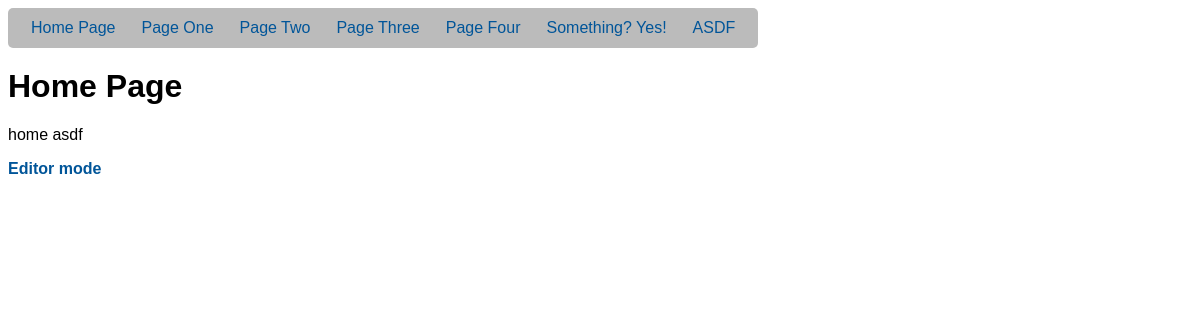
Before: / with the older database file.
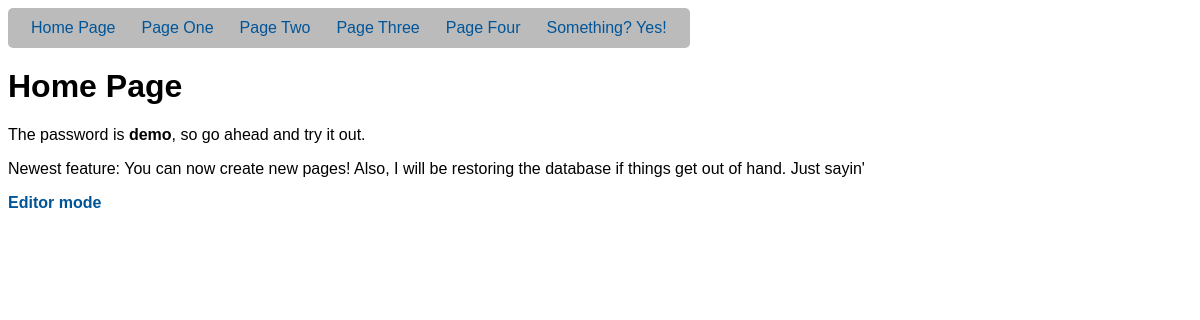
After: the same page with the newer database file.
### tables this page shows
CREATE TABLE pages (id integer primary key, title text, content text, slug text, position integer, parent integer default 0);

### ferritecms/lib/Pages.php (called while the page is built, shortened)
<?php
class Pages
{
    private static $initialized = false;
    private static $db;
    public static function init() {
        if (!self::$initialized) {
            self::$db = Database::getInstance();
            self::$initialized = true;
        }
    }
    public static function getID($slug) {
        $slug = strtolower($slug);
        $query = 'SELECT id FROM pages WHERE slug=:slug LIMIT 1';
        $stmt = self::$db->prepare($query);
        $stmt->bindParam(':slug', $slug);
        $stmt->execute();
        $row = $stmt->fetchObject();
        if ($row) {
            return $row->id;
        }
        return false;
    }
    public static function getPage($id) {
        $query = 'SELECT * FROM pages WHERE id=:id LIMIT 1';
        $stmt = self::$db->prepare($query);
        $stmt->bindParam(':id', $id);
        $stmt->execute();
        $page = new Page();
        return $page;
    }
    public static function pageList($parent = 0) {
        $query = 'SELECT id, title, slug FROM pages
                    WHERE parent=:parent ORDER BY position ASC';
        $stmt = self::$db->prepare($query);
        $stmt->bindParam(':parent', $parent);
        $stmt->execute();
        return $stmt->fetchAll();
    }
    public static function getPath($id) {
        $query = 'SELECT slug, parent FROM pages WHERE id=:id';
        $stmt = self::$db->prepare($query);
        $stmt->bindParam(':id', $id);
        $stmt->execute();
        $row = $stmt->fetch();
        $path = $row['slug'] . '/';
        if ($row['parent'] != 0) {
            $path = self::getPath($row['parent']) . $path;
        }
        return $path;
    }
}

### ferritecms/templatetags/index.php (called while the page is built)
<?php
foreach (glob(CMS_ROOT . 'templatetags/tags_*.php') as $filename) {
    require_once $filename;
}

### ferritecms/templatetags/tags_Tags.php (the view)
<?php
require_once 'lib/Pages.php';
class tags_Tags
{
    function navList($depth = 0, $type = 'ul', $parent = 0, $parentSlug = '') {
        $list = Pages::pageList($parent);
        if (empty($list)) {
            return '';
        }
        $output = '<' . $type . ' class="ferritecms_nav' . ($parent ? ' ferritecms_subnav' : '') . '">';
        foreach ($list as $li) {
            $path = Pages::getPath($li['id']);
            $output .= '<li id="ferritecms_nav-' . $li['id'] . '">';
            $output .= '<a href="' . BASE_URL . $path . '">';
            $output .= $li['title'] . '</a>';
            if ($depth != 1) {
                $output .= $this->navList(($depth ? $depth - 1 : 0), $type, $li['id'], $li['slug']);
            }
            $output .= '</li>';
        }
        $output .= '<li class="ferritecms_newpage" id="ferritecms_newparent-' .
                    $parent . '"><a href="#">New Page</a></li>';
        $output .= '</' . $type . '>';
        return $output;
    }
}
$tags = new tags_Tags();

### index.php (shortened to what this page needs)
<!DOCTYPE html>
<html xmlns="http://www.w3.org/1999/xhtml" xml:lang="en">
<head>
    <?php include 'ferritecms/ferritecms.inc.php'; ?>
    <link rel="stylesheet" href="<?php echo BASE_URL; ?>style.css" type="text/css" media="screen" />
</head>
<body>
    <div id="nav">
        <?php echo $tags->navList(); ?>
    </div>
    <h1><?php echo $page->title(); ?></h1>
    <div id="content">
        <?php echo $page->content(); ?>
    </div>
    <p>
        <strong><a class="ferritecms_editlink" href="#">Editor mode</a></strong>
    </p>
</body>
</html>

### ferritecms/ferritecms.inc.php (shortened to what this page needs)
<?php
require_once 'templatetags/index.php';
Pages::pageList();
?>
<link rel="stylesheet" href="<?php echo BASE_URL; ?>/ferritecms/media/css/ferritecms.css"
    type="text/css" media="screen" />

### ferritecms/templatetags/tags_Page.php (shortened to what this page needs)
<?php
require_once 'lib/Pages.php';
class tags_Page
{
    private $page;
    function __construct($id) {
        $this->page = Pages::getPage($id);
    }
    function title() {
        $output = '<span class="ferritecms_title">' .
                  $this->page->title .
                  '</span>';
        return $output;
    }
    function content() {
        $output = '<div class="ferritecms_content">' .
                  $this->page->content .
                  '</div>';
        return $output;
    }
}
$requestURI = str_replace(BASE_PATH, '', $_SERVER['REQUEST_URI']);
$splitURI = explode('/', $requestURI);
foreach ($splitURI as $key => $value) {
    if (is_null($value) || $value == '') {
        unset($splitURI[$key]);
    }
}
if (empty($splitURI)) {
    $page = new tags_Page(Pages::getID('home'));
}

### style.css (style rules this page uses)
html, body { font-family: Arial, Helvetica, sans-serif; }
a, a:link, a:visited { color: #005599; text-decoration: none; }
ul.ferritecms_nav { float: left; height: 40px; margin: 0 0 20px 0; padding: 0 10px; background: #bbb; border-radius: 5px; }
ul.ferritecms_nav li { height: 40px; line-height: 40px; list-style-type: none; margin: 0; padding: 0; float: left; position: relative; }
ul.ferritecms_nav li a, ul.ferritecms_nav li a:link, ul.ferritecms_nav li a:visited { display: block; height: 40px; padding: 0 13px; }
h1 { clear: both; }
#content { clear: both; }

Changed rows visible on the page:
removed pages: title "ASDF"
changed pages "Home Page": content "home asdf" → "The password is demo , so go ahead and try it out. Newest feature: You can now create new pages! Also, I will be restoring the database if things get out of hand. Just sayin'"
